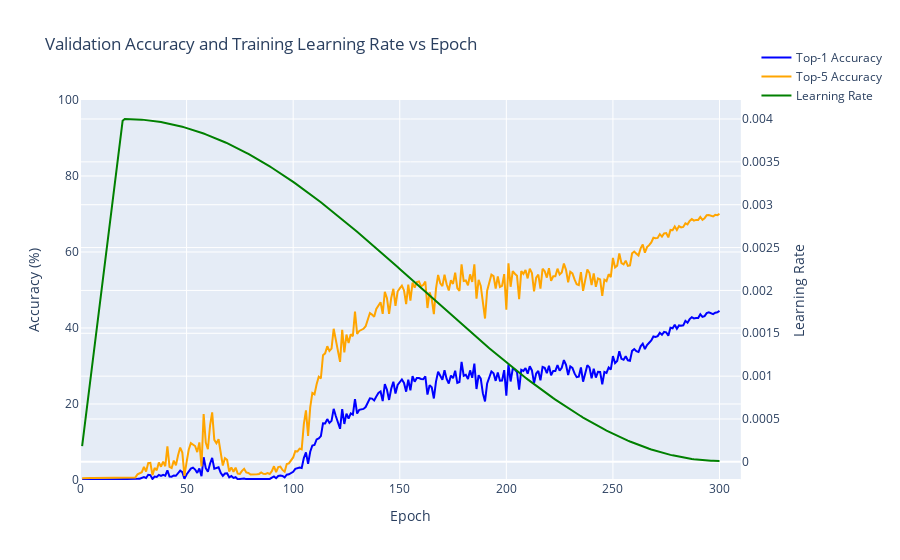

Here is the notebook cell this chart was saved with:
### Code cell
# SEBNet Adam, LR 4e-03
log_file_path = '/home/robert.breslin/alessandro/paper_2/mmpretrain/work_dirs/pretrain01_staged_lr_adamw_1xb64_in1k/20250721_170430/20250721_170430.log'
epochs, top1, top5, lrs = parse_log_file(log_file_path)
plot_accuracies_and_lr_interactive(epochs, top1, top5, lrs, adam_range)

### Figure 1 — Plotly figure (JSON) as saved in the notebook; plotly's stock layout.template omitted (floating-point values rounded to 4 significant figures; data arrays with more than 128 entries replaced by an {"elided": "..."} marker saying what was removed)
{"data": [{"line": {"color": "blue"}, "name": "Top-1 Accuracy", "type": "scatter", "x": {"elided": "300 int values"}, "xaxis": "x", "y": {"elided": "300 float values"}, "yaxis": "y"}, {"line": {"color": "orange"}, "name": "Top-5 Accuracy", "type": "scatter", "x": {"elided": "300 int values"}, "xaxis": "x", "y": {"elided": "300 float values"}, "yaxis": "y"}, {"line": {"color": "green"}, "name": "Learning Rate", "type": "scatter", "x": {"elided": "300 int values"}, "xaxis": "x", "y": {"elided": "300 float values"}, "yaxis": "y2"}], "layout": {"hovermode": "x unified", "legend": {"x": 1.15, "xanchor": "right", "y": 1.15, "yanchor": "top"}, "title": {"text": "Validation Accuracy and Training Learning Rate vs Epoch"}, "xaxis": {"anchor": "y", "domain": [0, 0.94], "range": [0, 310], "title": {"text": "Epoch"}}, "yaxis": {"anchor": "x", "domain": [0, 1], "range": [0, 100], "title": {"text": "Accuracy (%)"}}, "yaxis2": {"anchor": "x", "overlaying": "y", "side": "right", "title": {"text": "Learning Rate"}}}}
